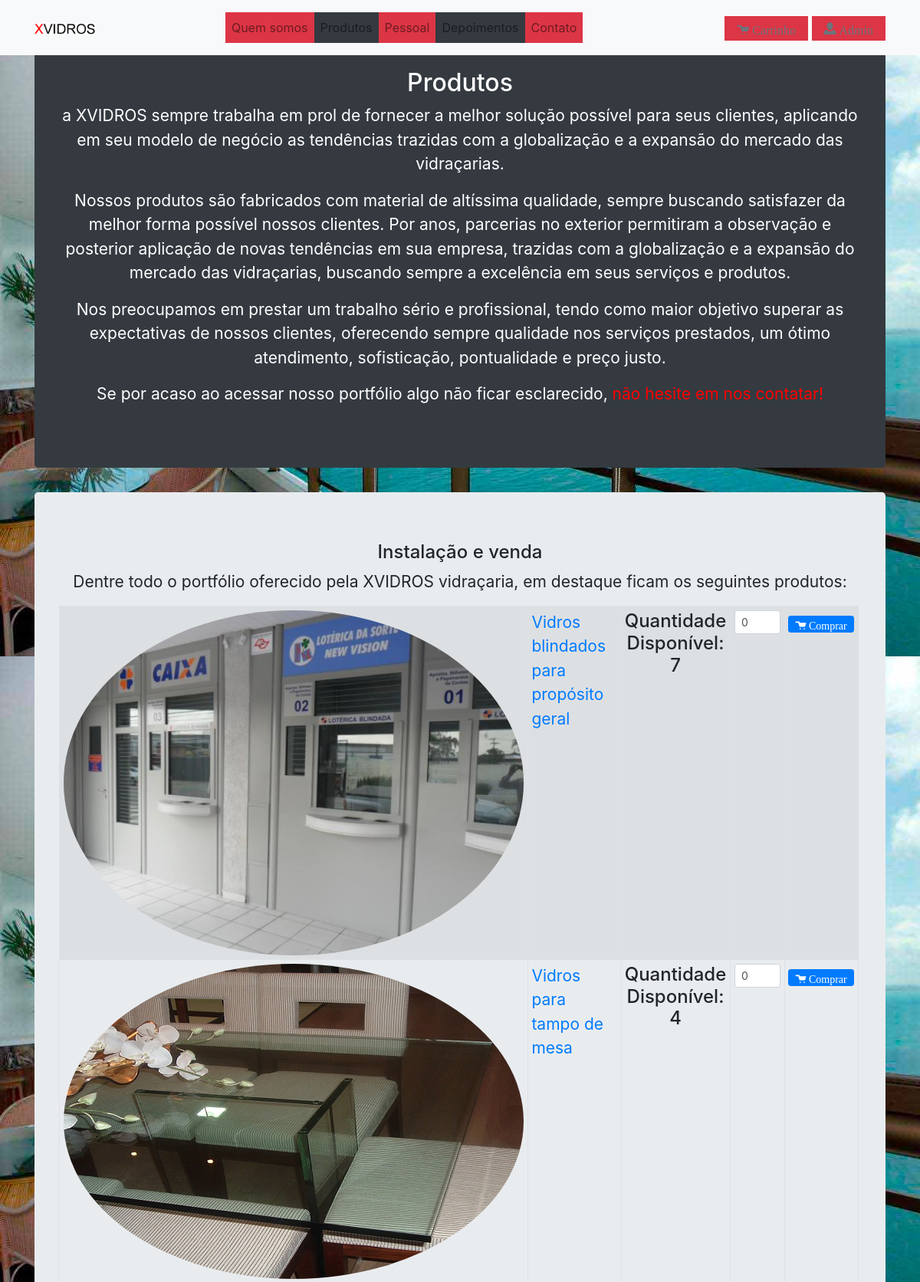
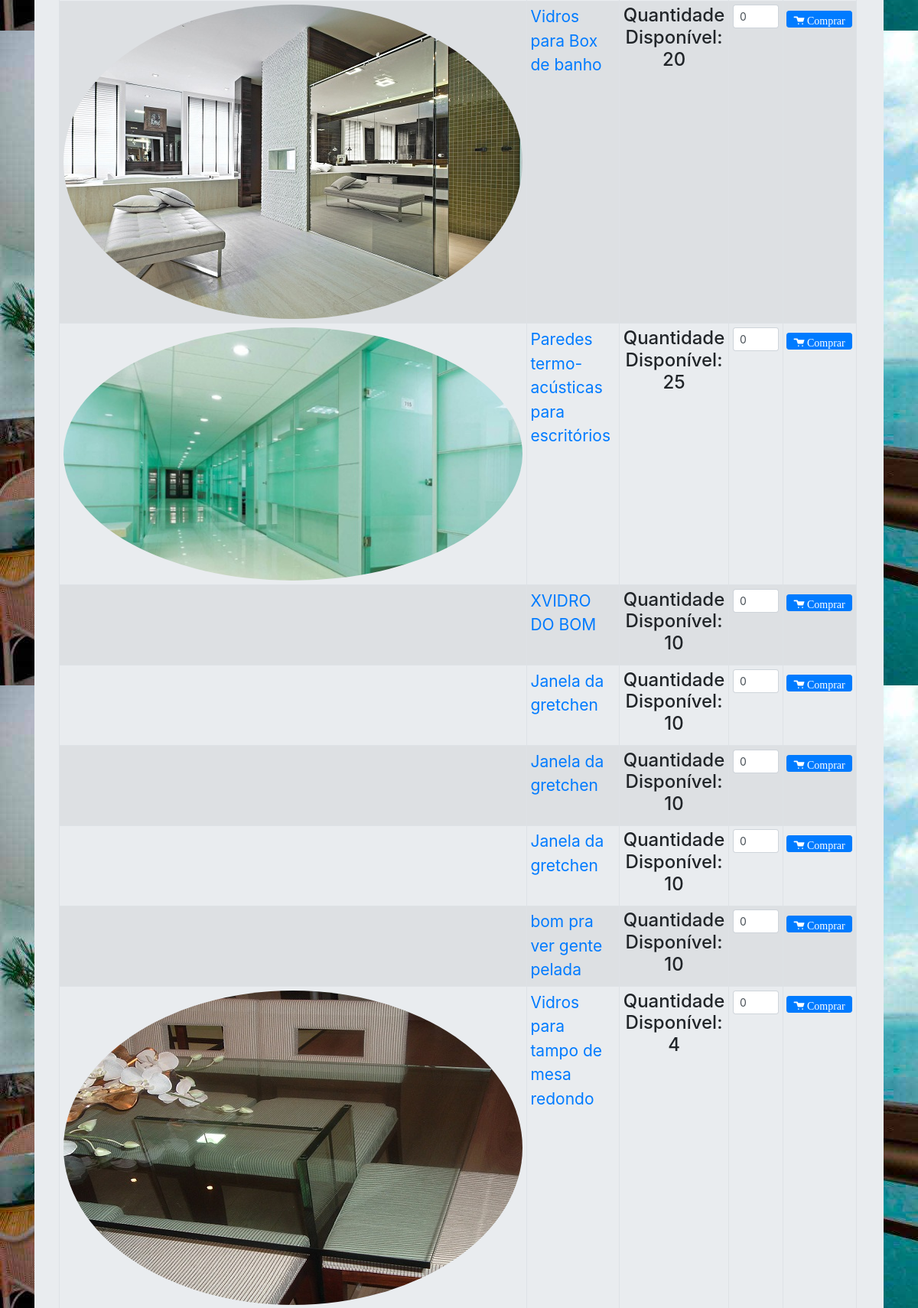
/produtos (upper part), run on the app's committed database (2 pictures, top to bottom).
### produto/models.py (models this page shows, shortened)
class Produto(models.Model):
    user = models.ForeignKey(settings.AUTH_USER_MODEL,
                             related_name='operacoes_do_usuario',
                             on_delete=models.DO_NOTHING,
                             null=True)
    categoria = models.ForeignKey(Categoria, on_delete=models.DO_NOTHING)
    nome = models.CharField(max_length=120)
    preco = models.DecimalField(max_digits=10, decimal_places=2)
    estoque = models.PositiveIntegerField(default=0)
    disponivel = models.BooleanField(default=True)
    data_de_cadastro = models.DateField(null=True)
    tooltip = models.CharField(max_length=1000)
    foto = models.CharField(max_length=1000)
    class Meta:
        db_table = 'produto'
    def __str__(self):
        return self.nome

### projeto/views.py (the view)
# urls.py: path('produtos', views.produtos, name='produtos'),
def produtos(request):
    vidros = Produto.objects.all()
    produtos_disponiveis = []
    for produto in vidros:
        produtos_disponiveis.append({'produto': produto,
                                 'form': EstoqueForm(initial={'estoque': 0})})
    print(vidros)
    return render(request,"produtos.html", {'vidros' : produtos_disponiveis});

### templates/produtos.html (shortened to what this page needs)
{% load static %}
<!DOCTYPE html>
<html lang="en">
<head>
    <link rel="stylesheet" href="{% static 'produto/css/bootstrap.css' %}">
    <link rel="stylesheet" href="{% static 'produto/open-iconic/font/css/open-iconic-bootstrap.css' %}">
    <link rel="stylesheet" href="{% static 'produto/css/styles.css' %}">
</head>
<body>
<nav class="navbar ml-auto bg-light navbar-light navbar-expand-md fixed-top navbar-color">
    <div class="container">
        <a href="{% url 'index'%}">
            <img src="{% static 'produto/images/logo2.png' %}" alt="logo" style="width: 80px;">
        </a>
            <div class="navbar navbar-nav ">
                <a class="nav-color nav-item nav-link " href="{% url 'quem_somos'%}">Quem somos</a>
                <a class="nav-color-black nav-item nav-link" href="{% url 'produtos' %}">Produtos</a>
                <a class="nav-item nav-link nav-color" href="{% url 'pessoal' %}">Pessoal</a>
                <a class="nav-item nav-link nav-color-black" href="{% url 'depoimentos' %}">Depoimentos</a>
                <a class="nav-item nav-link nav-color" href="#contato">Contato</a>
            </div>
        <div>
            <a class="nav-color nav-item nav-link oi oi-cart" href="{% url 'carrinho:exibe_produtos_e_carrinho'%}"> Carrinho</a>
            <a class="nav-color nav-item nav-link oi oi-person" href="{% url 'produto:cadastra_produto'%}"> Admin</a>
        </div>
    </div>
</nav>
<div class="container">
    <div class="jumbotron bg-dark letra-white fade-to-black">
        <h2>Produtos</h2>
        <p>a XVIDROS sempre trabalha em prol de fornecer a melhor solução possível para seus clientes, aplicando em seu modelo de negócio
            as tendências trazidas com a globalização e a expansão do mercado das vidraçarias. </p>
        <p> Nossos produtos são fabricados com material de altíssima qualidade, sempre buscando satisfazer da melhor forma possível nossos clientes.
            Por anos, parcerias no exterior permitiram a observação e posterior aplicação de novas tendências em sua empresa,
            trazidas com a globalização e a expansão do mercado das vidraçarias,
            buscando sempre a excelência em seus serviços e produtos.</p>
         <p> Nos preocupamos em prestar um trabalho sério e profissional, tendo como maior objetivo superar as expectativas
            de nossos clientes, oferecendo sempre qualidade nos serviços prestados, um ótimo atendimento, sofisticação, pontualidade e preço justo.</p>
        <p>Se por acaso ao acessar nosso portfólio algo não ficar esclarecido, <a style="color:red" href="#contato">não hesite em nos contatar!</a></p></div>
    <div id="produtos" class="table-responsive jumbotron fade-to-black">
        <h4>Instalação e venda</h4>
        <p>Dentre todo o portfólio oferecido pela XVIDROS vidraçaria, em destaque ficam os seguintes produtos:</p>
        <table id="tab1" style="width: 99%" class="table table-striped table-sm table-bordered">
            <tbody>
            {% for produto in vidros%}
             {% if produto.produto.disponivel > 0%}
            <tr>
                <td width='20%' class='text-center'><img class='picture rounded-circle' src='{{ produto.produto.foto }}'></td>
                <td width='25%' class='text-left'><a href="" data-toggle="tooltip"
                                                     data-placement="top"
                                                     title="{{ produto.produto.tooltip }}">{{ produto.produto.nome }}</a></td>
                <td width="25%">
                    <h4 class="mx-auto">
                        Quantidade Disponível: </br>
                                    {{ produto.produto.estoque }}
                    </h4>
                </td>
                <td>
                    <form class="mx-auto" style="width: 60px;" action ="{% url 'carrinho:adicionar_ao_carrinho' %}"
                     method ="POST" novalidate>
                           {{ produto.form.estoque }}
                     </form>
                </td>
                <td width="25%" class="text-center">
                    <button style="margin-top: 0px; margin-bottom: 0px; padding-top: 3px; padding-bottom: 3px;"
                        type="button" class="btn btn-sm btn-primary oi oi-cart adicionar">
                             Comprar
                            </button></td>
            </tr>
                {% endif %}
            {%  endfor %}
            </tbody>
        </table>
    </div>
    <br>
</div>
</body>
</html>

### produto/static/produto/css/styles.css (style rules this page uses)
body { background-image : url('../images/bgimage.jpg'); }
.nav-color { size: 40px; color : white; background-color: #dc3545; }
.nav-color-black { background-color : #343a40; color: red; }
.jumbotron { font-size: 24px; margin-top: 20px; }
.letra-white { color: white; }
.navbar-color { color : gray; }
a:link { color: #6c757d; }
.picture { width: 600px; }
.fade-to-black { margin-top: 25px; font-size: 21px; text-align: center; -webkit-animation: fadein 2s; -moz-animation: fadein 2s; -ms-animation: fadein 2s; -o-animation: fadein 2s; animation: fadein 2s; }

### data on the page
Produto: produto.foto (picture), produto.nome "Vidros blindados para propósito geral", produto.estoque "7", estoque "0"
Produto: produto.foto (picture), produto.nome "Vidros para tampo de mesa", produto.estoque "4", estoque "0"
Produto: produto.foto (picture), produto.nome "Vidros para Box de banho", produto.estoque "20", estoque "0"
Produto: produto.foto (picture), produto.nome "Paredes termo-acústicas para escritórios", produto.estoque "25", estoque "0"
Produto: produto.nome "XVIDRO DO BOM", produto.estoque "10", estoque "0"
Produto: produto.nome "Janela da gretchen", produto.estoque "10", estoque "0"
Produto: produto.nome "Janela da gretchen", produto.estoque "10", estoque "0"
Produto: produto.nome "Janela da gretchen", produto.estoque "10", estoque "0"
Produto: produto.nome "bom pra ver gente pelada", produto.estoque "10", estoque "0"
Produto: produto.foto (picture), produto.nome "Vidros para tampo de mesa redondo", produto.estoque "4", estoque "0"
